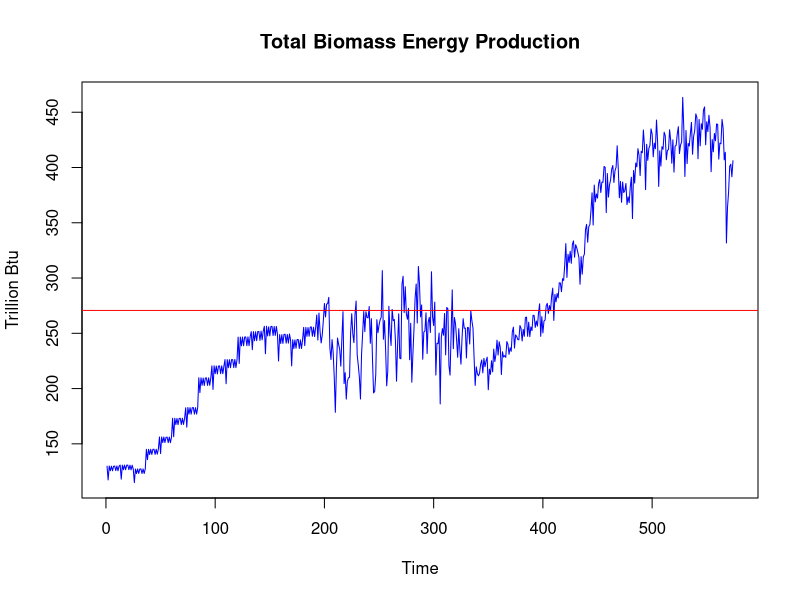
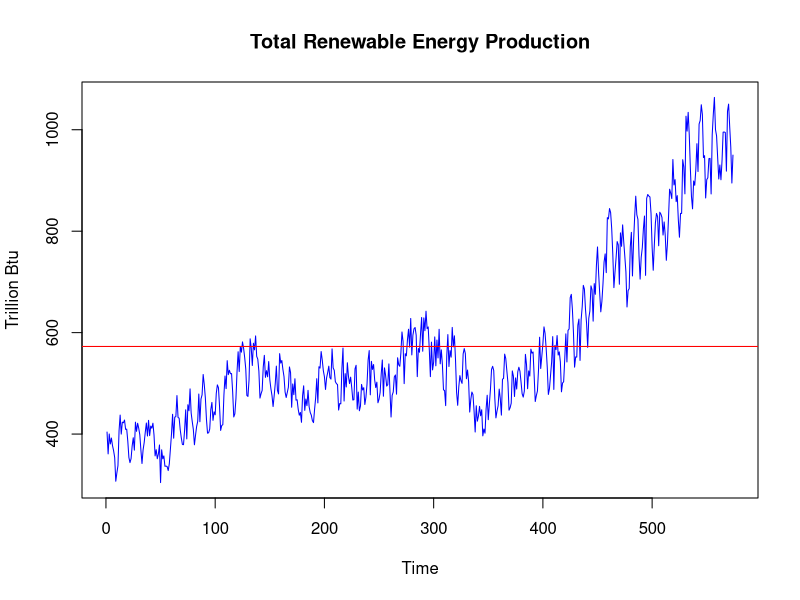
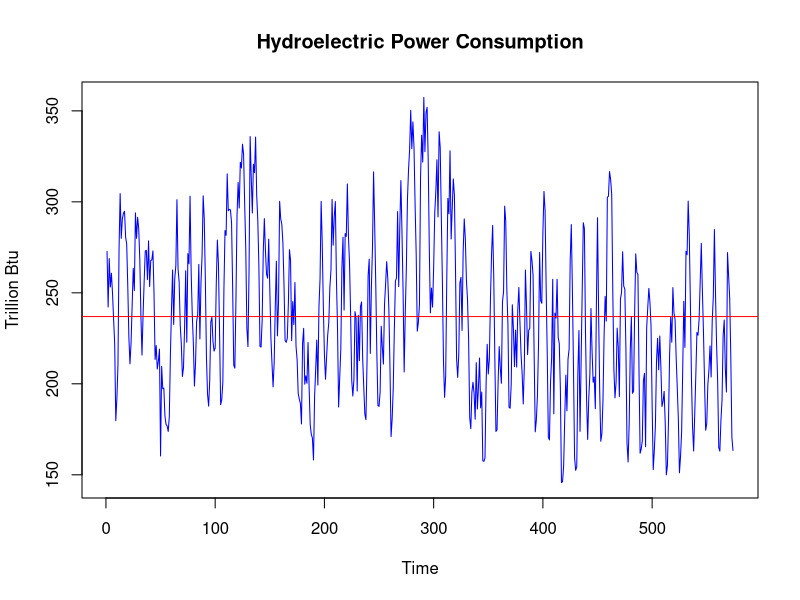
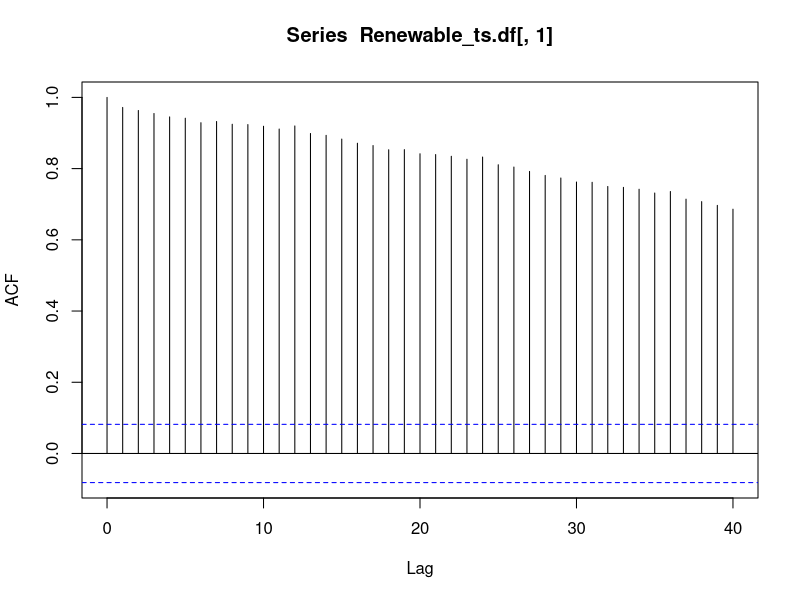
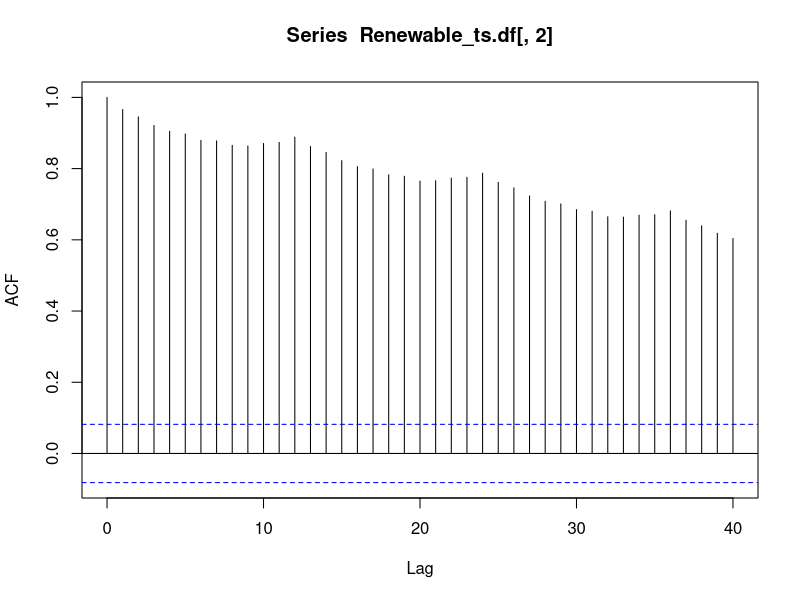
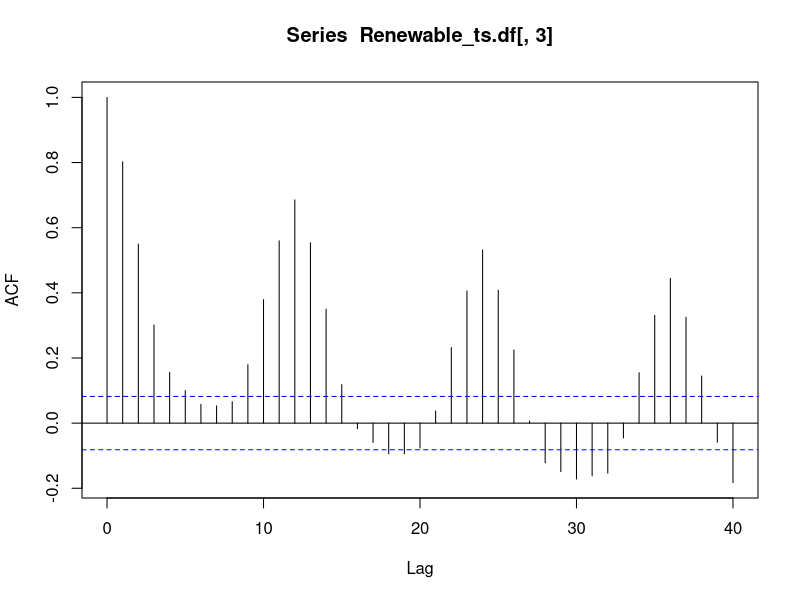
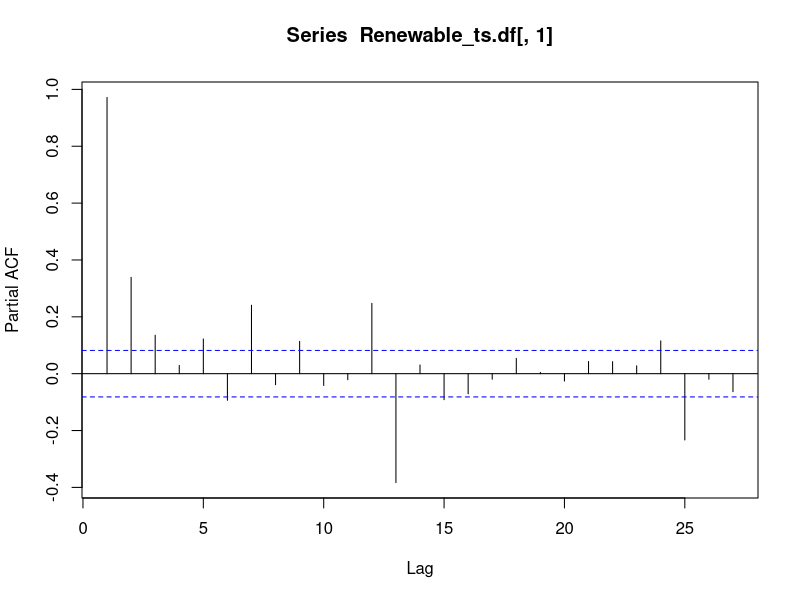
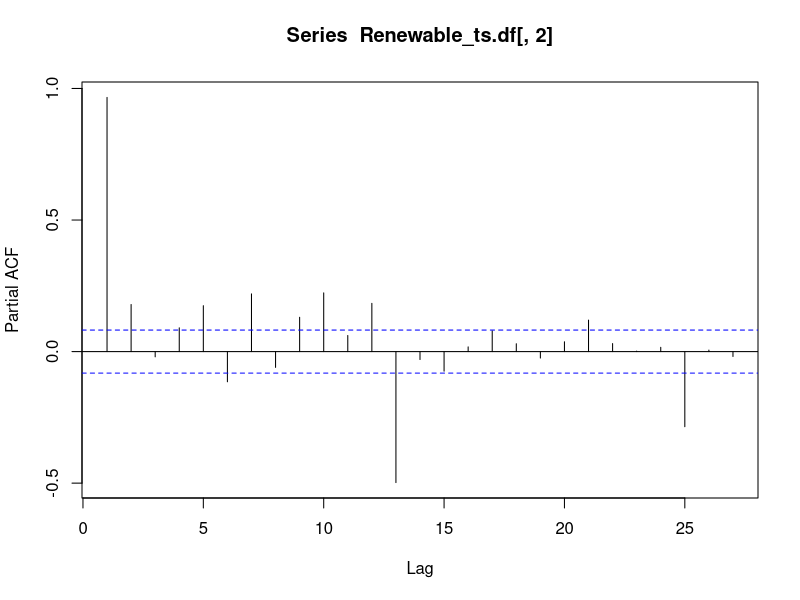

Recreate these plots in R, in order.
## ---- chunk 1
#Load/install required package here
library(forecast)
library(tseries)
library(dplyr)
library(readxl)
## ---- chunk 2
#Importing data set

#Renewable.df <- read_excel("/Users/benculberson/Documents/Duke /Spring 2021/Time Series Analysis/ENV790_30_TSA_S2021/Data/Table_10.1_Renewable_Energy_Production_and_Consumption_by_Source.xlsx")

Renewable.df <- read_excel("../Data/Table_10.1_Renewable_Energy_Production_and_Consumption_by_Source.xlsx")
View(Renewable.df)

## ---- chunk 3
Renewable_altered.df<-Renewable.df[12:585,4:6]
colnames(Renewable_altered.df)=c("Total Biomass Energy Production","Total Renewable Energy Production", "Hydroelectric Power Consumption")
#View(Renewable_altered.df)
## ---- chunk 4
Renewable_altered.df$`Total Biomass Energy Production`<-as.numeric(Renewable_altered.df$`Total Biomass Energy Production`)
Renewable_altered.df$`Total Renewable Energy Production`<-as.numeric(Renewable_altered.df$`Total Renewable Energy Production`)
Renewable_altered.df$`Hydroelectric Power Consumption`<-as.numeric(Renewable_altered.df$`Hydroelectric Power Consumption`)
View(Renewable_altered.df)

Renewable_ts.df<-ts(Renewable_altered.df, start=1, frequency=1)
View(Renewable_ts.df)
## ---- chunk 5
mean(Renewable_ts.df[,1])
sd(Renewable_ts.df[,1])
mean(Renewable_ts.df[,2])
sd(Renewable_ts.df[,2])
mean(Renewable_ts.df[,3])
sd(Renewable_ts.df[,3])
## ---- chunk 6
plot(Renewable_ts.df[,1], ylab="Trillion Btu", col=c("blue"))+abline(h=mean(Renewable_ts.df[,1]), col=c("red"))+title("Total Biomass Energy Production")
plot(Renewable_ts.df[,2], ylab="Trillion Btu", col=c("blue"))+abline(h=mean(Renewable_ts.df[,2]), col=c("red"))+title("Total Renewable Energy Production")
plot(Renewable_ts.df[,3], ylab="Trillion Btu", col=c("blue"))+abline(h=mean(Renewable_ts.df[,3]), col=c("red"))+title("Hydroelectric Power Consumption")
#View(Renewable_ts.df)
## ---- chunk 7
cor(Renewable_ts.df)
## ---- chunk 8
acf(Renewable_ts.df[,1], lag.max=40)
acf(Renewable_ts.df[,2], lag.max=40)
acf(Renewable_ts.df[,3], lag.max=40)
## ---- chunk 9
pacf(Renewable_ts.df[,1])
pacf(Renewable_ts.df[,2])
pacf(Renewable_ts.df[,3])
